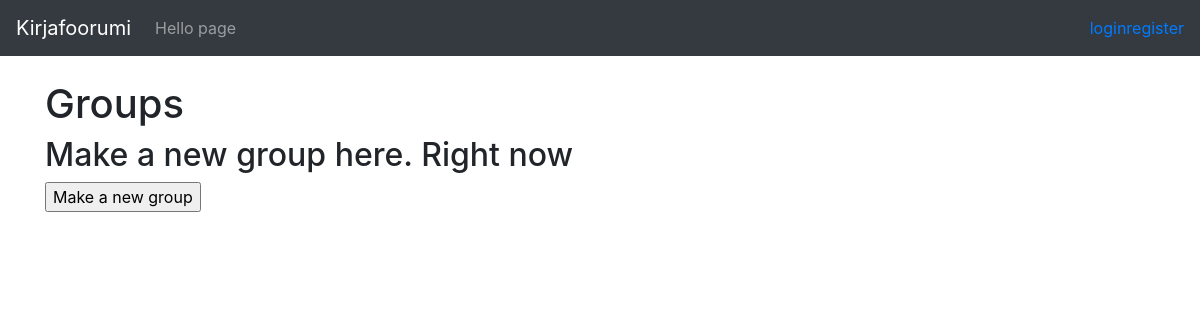
Before: /groups with the older database file.
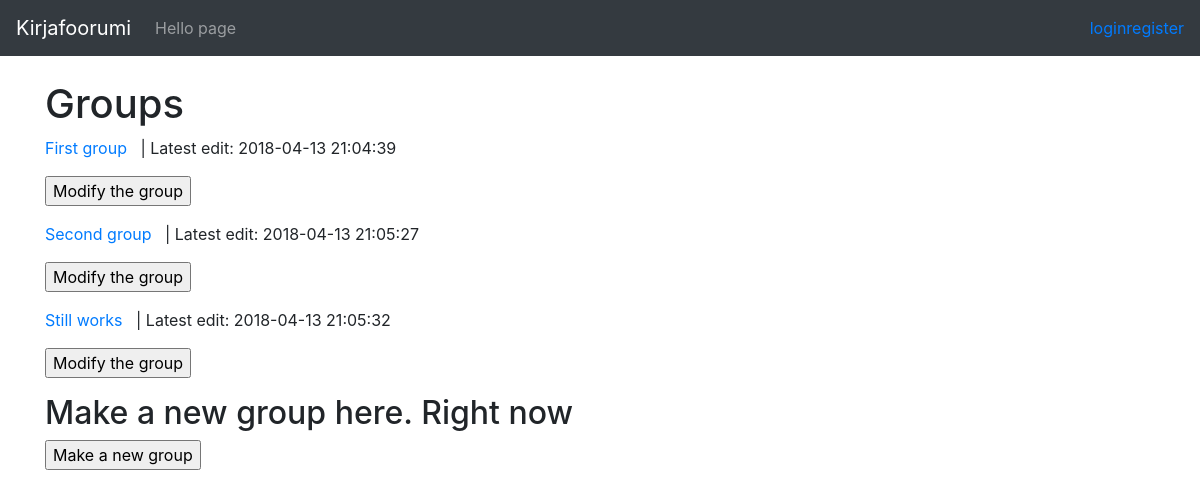
After: the same page with the newer database file.
### application/messages/models.py (models this page shows, shortened)
class Groups(Base):
    heading = db.Column(db.String(20), nullable=False)
    account_id = db.Column(db.Integer, db.ForeignKey('account.id'), nullable = False)
    book_id = db.Column(db.Integer, db.ForeignKey('book.id'))
    messages = db.relationship("Message", backref='Groups', lazy=True)

### application/messages/messages.py (the view)
@app.route("/groups")
def all_groups():
    return render_template("messages/groups.html", groups = Groups.query.all())

### application/templates/messages/groups.html
{% extends "layout.html" %}
{% block body %}
    <h1>Groups</h1>
    {% for group in groups %}
    <p><a href="{{ url_for('group_messages', group_id= group.id) }}"> {{ group.heading }} </a>
        &nbsp; | Latest edit: {{ group.date_modified }}
    </p>
    <p><form method="GET" action="{{ url_for('modify_group_form', group_id=group.id) }}">
        <input type="submit" value="Modify the group"/>
      </form>
    </p>
    {% endfor %}
    <h2>Make a new group here. Right now</h2>
    <form method="GET" action="{{ url_for('group_form') }}">
        <input type="submit" value="Make a new group"/>
    </form>
{% endblock %}

### application/templates/layout.html (shortened to what this page needs)
<!DOCTYPE html>
<html>
  <head>
    <link rel="stylesheet" href="https://maxcdn.bootstrapcdn.com/bootstrap/4.0.0/css/bootstrap.min.css">
  </head>
  <body>
    <nav class="navbar navbar-expand-md navbar-dark bg-dark mb-4">
      <a class="navbar-brand" href="#">Kirjafoorumi</a>
          <div class="collapse navbar-collapse" id="navbarCollapse">
            <ul class="navbar-nav mr-auto">
              <li class="nav-item">
                <a class="nav-link" href="{{ url_for('hello') }}">Hello page</a>
              </li>
            </ul>
            <div class="form-inline mt-2 mt-md-0">
              {% if current_user.is_authenticated %}
              <a href="{{ url_for('auth_logout') }}"> {{ current_user.name }} -- Logout</a>
              {% else %}
                <a href="{{ url_for('auth_login') }}"> login </a>
                <a href="{{ url_for('auth_register') }}"> register </a>
              {% endif %}
            </div>
          </div>
    </nav>
    <main role="main" class="container">
      {% block body %}{% endblock %}
    </main>
  </body>
</html>

Changed rows visible on the page:
added Groups: heading "First group", date_modified "2018-04-13 21:04:39"
added Groups: heading "Second group", date_modified "2018-04-13 21:05:27"
added Groups: heading "Still works", date_modified "2018-04-13 21:05:32"
